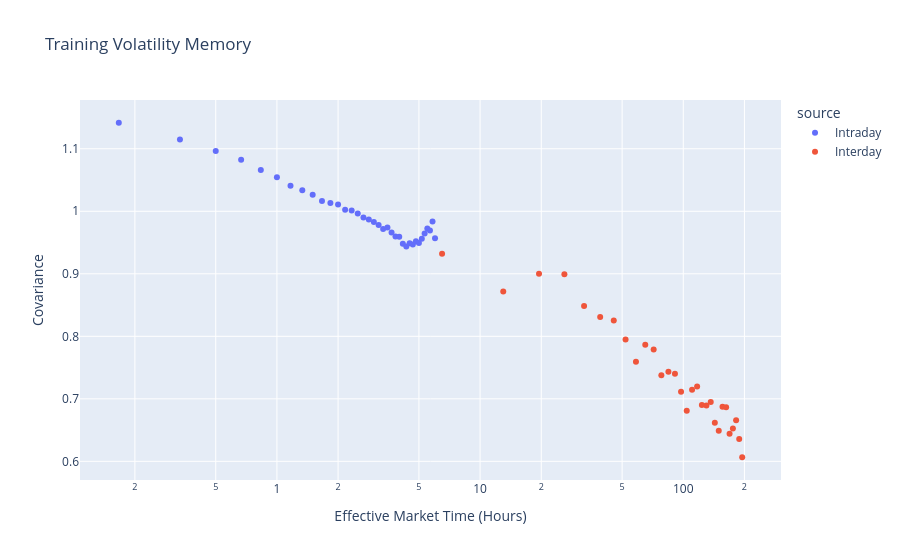

The code cell stored with this chart in its notebook:
### Code cell
fig = px.scatter(
    covariance_data,
    x="effective_hours",
    y="covariance",
    color="source",
    log_x=True,
    title="Training Volatility Memory"
)

fig.update_layout(
    xaxis_title="Effective Market Time (Hours)",
    yaxis_title="Covariance"
)

fig.show()

### Figure 1 — Plotly figure (JSON) as saved in the notebook; plotly's stock layout.template omitted (floating-point values rounded to 4 significant figures)
{"data": [{"hovertemplate": "source=Intraday<br>effective_hours=%{x}<br>covariance=%{y}<extra></extra>", "legendgroup": "Intraday", "marker": {"color": "#636efa", "symbol": "circle"}, "mode": "markers", "name": "Intraday", "orientation": "v", "showlegend": true, "type": "scatter", "x": [0.1667, 0.3333, 0.5, 0.6667, 0.8333, 1.0, 1.167, 1.333, 1.5, 1.667, 1.833, 2.0, 2.167, 2.333, 2.5, 2.667, 2.833, 3.0, 3.167, 3.333, 3.5, 3.667, 3.833, 4.0, 4.167, 4.333, 4.5, 4.667, 4.833, 5.0, 5.167, 5.333, 5.5, 5.667, 5.833, 6.0], "xaxis": "x", "y": [1.142, 1.115, 1.096, 1.082, 1.066, 1.054, 1.041, 1.034, 1.026, 1.017, 1.013, 1.011, 1.002, 1.001, 0.9964, 0.99, 0.9868, 0.9827, 0.978, 0.9716, 0.9741, 0.966, 0.9596, 0.9594, 0.9479, 0.9436, 0.9488, 0.9467, 0.952, 0.9494, 0.9562, 0.9644, 0.9725, 0.9692, 0.9836, 0.9567], "yaxis": "y"}, {"hovertemplate": "source=Interday<br>effective_hours=%{x}<br>covariance=%{y}<extra></extra>", "legendgroup": "Interday", "marker": {"color": "#EF553B", "symbol": "circle"}, "mode": "markers", "name": "Interday", "orientation": "v", "showlegend": true, "type": "scatter", "x": [6.5, 13.0, 19.5, 26.0, 32.5, 39.0, 45.5, 52.0, 58.5, 65.0, 71.5, 78.0, 84.5, 91.0, 97.5, 104.0, 110.5, 117.0, 123.5, 130.0, 136.5, 143.0, 149.5, 156.0, 162.5, 169.0, 175.5, 182.0, 188.5, 195.0], "xaxis": "x", "y": [0.9323, 0.8717, 0.9002, 0.8992, 0.8486, 0.8311, 0.8253, 0.7949, 0.7592, 0.7865, 0.779, 0.7378, 0.7434, 0.7401, 0.7113, 0.6809, 0.7145, 0.7196, 0.69, 0.6893, 0.6948, 0.6618, 0.6491, 0.6874, 0.6865, 0.6441, 0.6527, 0.6659, 0.6357, 0.6065], "yaxis": "y"}], "layout": {"legend": {"title": {"text": "source"}, "tracegroupgap": 0}, "title": {"text": "Training Volatility Memory"}, "xaxis": {"anchor": "y", "domain": [0, 1], "title": {"text": "Effective Market Time (Hours)"}, "type": "log"}, "yaxis": {"anchor": "x", "domain": [0, 1], "title": {"text": "Covariance"}}}}
